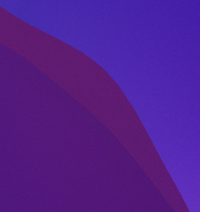
#> input picture information_hidding/lab1/a.jpg, 200 x 212 px
$ python 1.3.1.py
#> lines starting #> are read from the running program, lines starting #| are printed output that depends on the picture
import cv2
import numpy as np
import matplotlib.pyplot as plt

# 读取图像
image_path = 'a.jpg'
image = cv2.imread(image_path, cv2.IMREAD_GRAYSCALE)
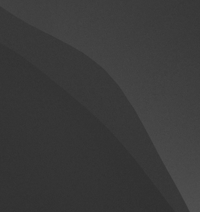
#> image: shape (212, 200); min 48, max 81, mean 58.5

# 确保图像数据类型为 np.uint8
image = image.astype(np.uint8)
print('image:', image)
#> (printed output is left out)

# 提取 LSB 位平面
lsb_plane = image & 1
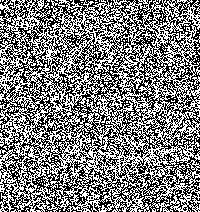
#> lsb_plane: shape (212, 200); values 0 (black) and 1 (white), 49.6% white in thin lines or dots
print('LSB Plane:', lsb_plane)
#> (printed output is left out)

# 修改 LSB 位平面
modified_image = image.copy()
modified_image = modified_image & 0xfe  # 清除 LSB


# 显示原始图像、LSB 位平面和修改后的图像
plt.figure(figsize=(15, 5))

plt.subplot(131)
plt.imshow(image, cmap='gray')
plt.title('Original Image')
plt.axis('off')

plt.subplot(132)
plt.imshow(lsb_plane * 255, cmap='gray')
plt.title('LSB Plane')
plt.axis('off')

plt.subplot(133)
plt.imshow(modified_image, cmap='gray')
plt.title('Modified Image')
plt.axis('off')

plt.show()
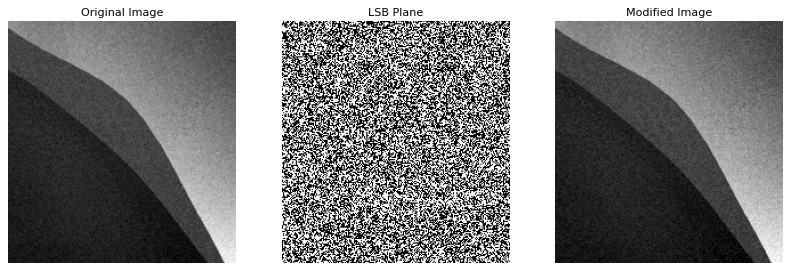
#> figure drawn by matplotlib, 3 panels
